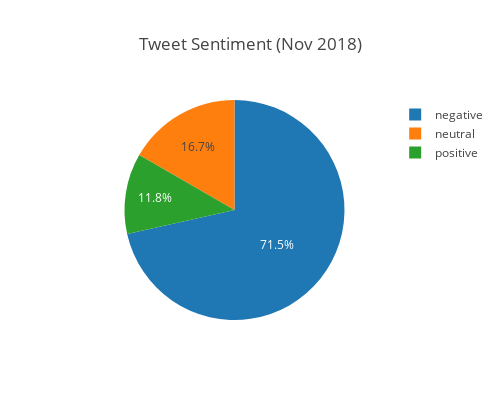

Notebook code cell kept with this figure:
### Code cell
# View distribution of tweets by sentiment 
# (Changing colors to red/gray/green would be nice)
trace = go.Pie(labels=tweets_test['airline_sentiment'].value_counts().index, 
              values=tweets_test['airline_sentiment'].value_counts())

# Create the layout
layout = go.Layout(
    title = 'Tweet Sentiment (Nov 2018)',
    height = 400,
    width = 500,
    autosize = False,
    yaxis = dict(title='Number of tweets')
)

fig = go.Figure(data = [trace], layout = layout)
py.offline.iplot(fig, filename='cufflinks/simple')

### Figure 1 — Plotly figure (JSON) as saved in the notebook; plotly's stock layout.template omitted (floating-point values rounded to 4 significant figures)
{"data": [{"labels": ["negative", "neutral", "positive"], "type": "pie", "uid": "258899ae-0f38-4f41-a0b5-22298d316e95", "values": [12869, 3000, 2131]}], "layout": {"autosize": false, "height": 400, "title": "Tweet Sentiment (Nov 2018)", "width": 500, "yaxis": {"title": "Number of tweets"}}}
